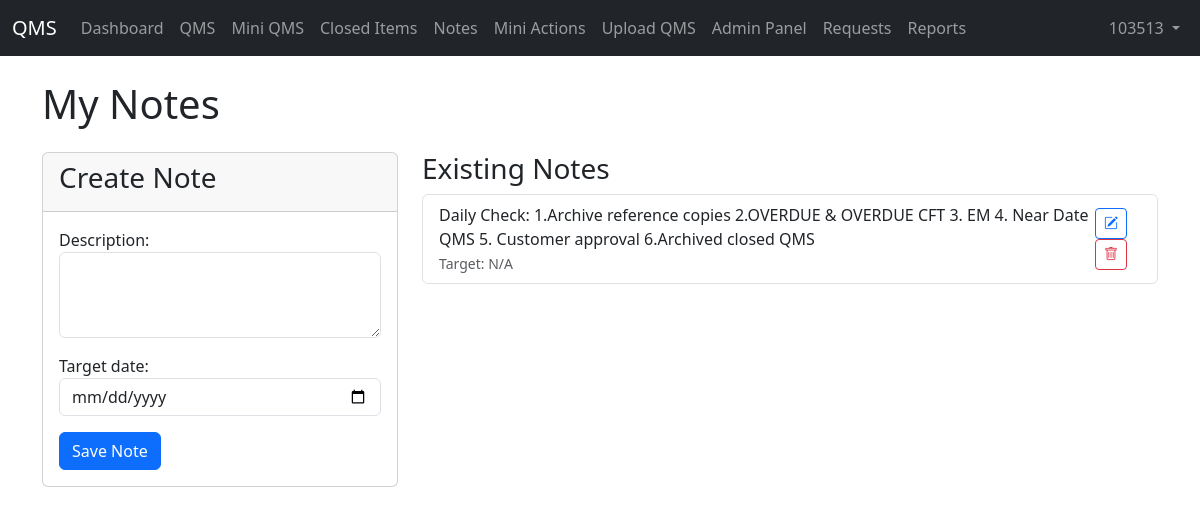
Before: /notes/ (signed in) with the older database file.
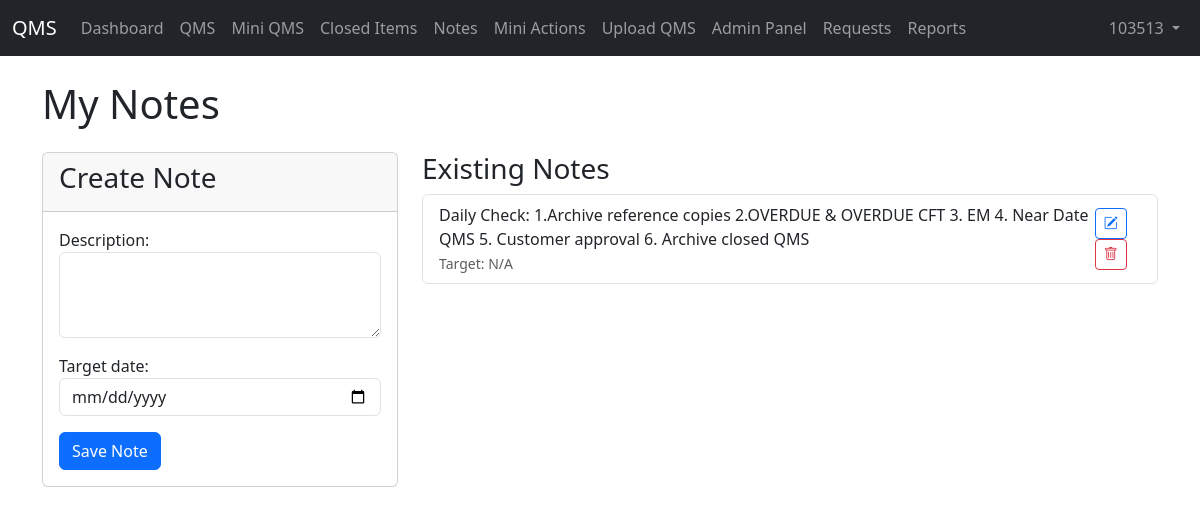
After: the same page with the newer database file.
### qms_app/models.py (models this page shows, shortened)
class Note(models.Model):
    owner = models.ForeignKey(User, on_delete=models.CASCADE)
    description = models.TextField()
    target_date = models.DateField(null=True, blank=True)
    created_at = models.DateTimeField(auto_now_add=True)
    class Meta:
        ordering = ['-created_at']

### qms_app/views.py (the view)
# urls.py: path('notes/', views.notes_list, name='notes_list'),
@login_required
def notes_list(request):
    notes = Note.objects.filter(owner=request.user)
    if request.method == 'POST':
        form = NoteForm(request.POST)
        if form.is_valid():
            note = form.save(commit=False)
            note.owner = request.user
            note.save()
            messages.success(request, "Note created successfully.")
            return redirect('notes_list')
    else:
        form = NoteForm()
    return render(request, 'qms/notes_list.html', {'notes': notes, 'form': form})

### qms_app/forms.py
class NoteForm(FloatingLabelFormMixin, forms.ModelForm):
    class Meta:
        model = Note
        exclude = ('owner',)
        widgets = {
            'target_date': forms.DateInput(attrs={'type': 'date'}),
        }

### qms_app/templates/qms/notes_list.html (shortened to what this page needs)
{% extends 'qms/base.html' %}
{% block content %}
<h1 class="mb-4">My Notes</h1>
<div class="row">
    <div class="col-md-4">
        <div class="card">
            <div class="card-header">
                <h3>Create Note</h3>
            </div>
            <div class="card-body">
                <form method="post">
                    {{ form.as_p }}
                    <button type="submit" class="btn btn-primary">Save Note</button>
                </form>
            </div>
        </div>
    </div>
    <div class="col-md-8">
        <h3>Existing Notes</h3>
        <ul class="list-group">
            {% for note in notes %}
                <li class="list-group-item d-flex justify-content-between align-items-center">
                    <div>
                        {{ note.description }}
                        <br>
                        <small class="text-muted">Target: {{ note.target_date|default:"N/A" }}</small>
                    </div>
                    <div>
                        <a href="{% url 'note_edit' note.pk %}" class="btn btn-sm btn-outline-primary me-1"><i class="bi bi-pencil-square"></i></a>
                        <a href="{% url 'note_delete' note.pk %}" class="btn btn-sm btn-outline-danger"><i class="bi bi-trash"></i></a>
                    </div>
                </li>
            {% empty %}
                <li class="list-group-item">No notes yet.</li>
            {% endfor %}
        </ul>
    </div>
</div>
{% endblock %}

Changed rows visible on the page:
changed Note: description "Daily Check: 1.Archive reference copies 2.OVERDUE & OVERDUE CFT 3. EM 4. Near Date QMS 5. Customer approval 6.Archived closed QMS" → "Daily Check: 1.Archive reference copies 2.OVERDUE & OVERDUE CFT 3. EM 4. Near Date QMS 5. Customer approval 6. Archive closed QMS"
